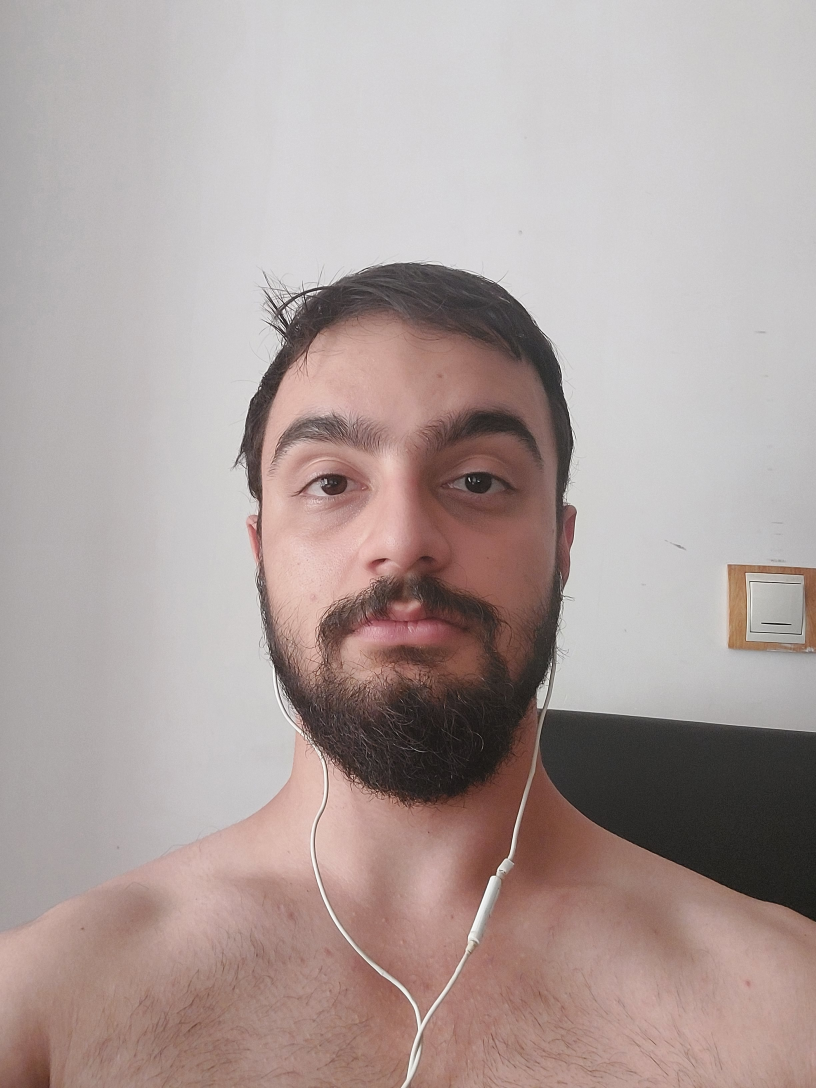
//> input picture Scaling/Scaling/Resources/behruz.jpg, 2448 x 3264 px (shown at 1/3 size)
$ ./Scaling   (built with g++ and OpenCV 4)
//> lines starting //> are read from the running program, lines starting //| are printed output that depends on the picture
#include <opencv2/imgcodecs.hpp>
#include <opencv2/highgui.hpp>
#include <opencv2/imgproc.hpp>
#include <iostream>

using namespace cv;
using namespace std;


int main(int argc, char** argv)
{
    Mat image;
    image = imread("Resources/behruz.jpg", IMREAD_COLOR);
//> image is the input picture: 3264 rows x 2448 cols, CV_8UC3; mean B, G, R 156.6, 159.4, 173.8

    if (!image.data) {
        cout << "Could not open or find the image" << std::endl;
        return -1;
    }

    Mat raw_image(image.rows/3, image.cols/3, CV_8UC3);
    int index = 0;

    unsigned char** redMatrix = new unsigned char* [image.rows / 3];
    unsigned char** blueMatrix = new unsigned char* [image.rows / 3];
    unsigned char** greenMatrix = new unsigned char* [image.rows / 3];

    for (int i = 0; i < image.rows / 3; ++i)
        redMatrix[i] = new unsigned char[image.cols / 3];
    for (int i = 0; i < image.rows / 3; ++i)
        blueMatrix[i] = new unsigned char[image.cols / 3];
    for (int i = 0; i < image.rows / 3; ++i)
        greenMatrix[i] = new unsigned char[image.cols / 3];

    int rowCounter = 0, coloumnCounter = 0;
    for (int i = 0; i < image.rows; i += 3) {
        for (int j = 0; j < image.cols; j += 3) {
            Vec3b pixel = image.at<Vec3b>(i, j);

            redMatrix[rowCounter][coloumnCounter] = pixel[2];
            greenMatrix[rowCounter][coloumnCounter] = pixel[1];
            blueMatrix[rowCounter][coloumnCounter++] = pixel[0];
        }
        coloumnCounter = 0;
        rowCounter++;
    }
//> after the loop, coloumnCounter = 0; rowCounter = 1088

    for (int i = 0; i < image.rows / 3; i++)
    {
        for (int j = 0; j < image.cols / 3; j++)
        {
            raw_image.at<Vec3b>(i, j)[0] = blueMatrix[i][j];
            raw_image.at<Vec3b>(i, j)[1] = greenMatrix[i][j];
            raw_image.at<Vec3b>(i, j)[2] = redMatrix[i][j];
        }
    }
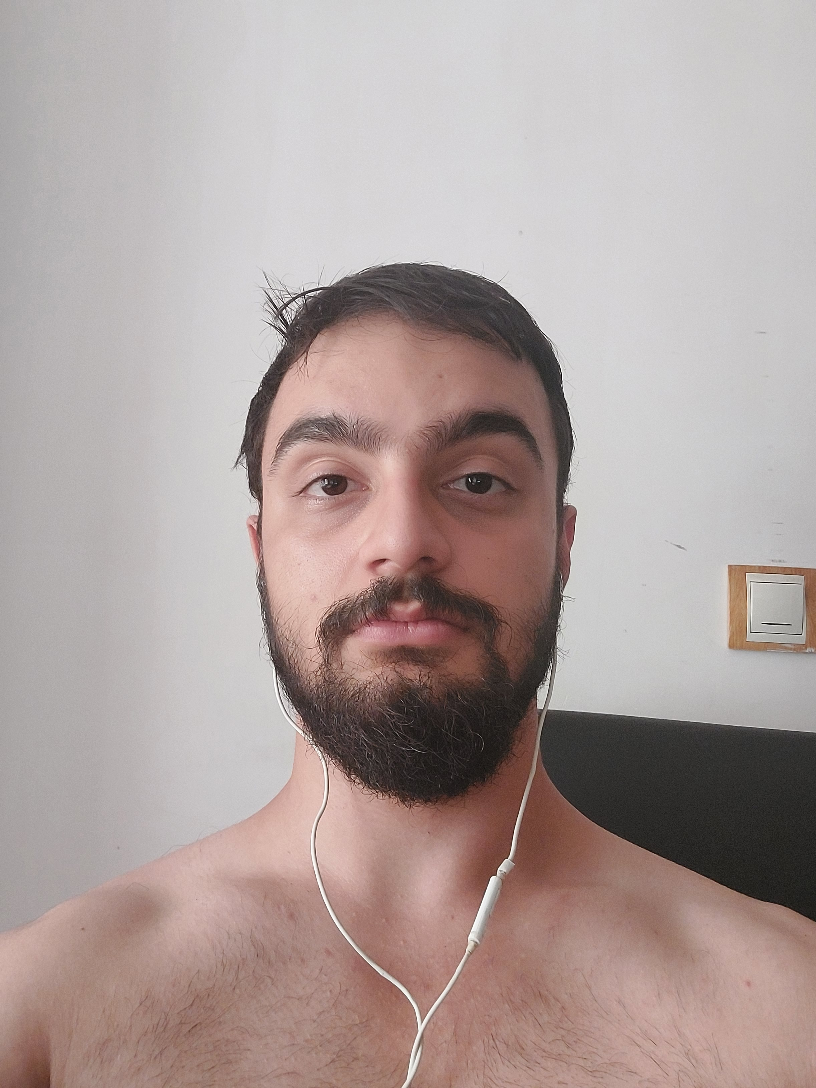
//> raw_image: 1088 rows x 816 cols, CV_8UC3; mean B, G, R 156.6, 159.5, 173.9
    imshow("image", raw_image);
    waitKey(0);
    imwrite("Resources/behruz_oneThirdScale.jpg", raw_image);

    delete[] redMatrix;
    delete[] blueMatrix;
    delete[] greenMatrix;

    return 0;
}
